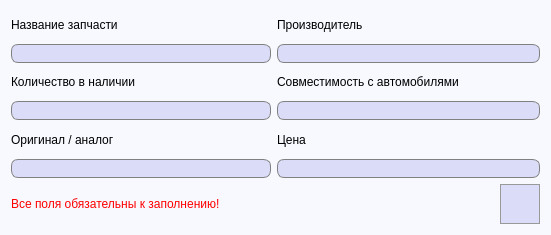
<?xml version="1.0" encoding="UTF-8"?>
<ui version="4.0">
 <class>AddSparePart</class>
 <widget class="QDialog" name="AddSparePart">
  <property name="geometry">
   <rect>
    <x>0</x>
    <y>0</y>
    <width>551</width>
    <height>235</height>
   </rect>
  </property>
  <property name="windowTitle">
   <string>Добавление запчасти</string>
  </property>
  <property name="styleSheet">
   <string notr="true">QDialog {
	background-color: #f7f9ff;
}

QMessageBox {
	background-color: white;
}</string>
  </property>
  <layout class="QGridLayout" name="gridLayout_2">
   <item row="0" column="0">
    <layout class="QGridLayout" name="gridLayout">
     <item row="0" column="0">
      <widget class="QLabel" name="label">
       <property name="font">
        <font>
         <pointsize>9</pointsize>
        </font>
       </property>
       <property name="text">
        <string>Название запчасти</string>
       </property>
      </widget>
     </item>
     <item row="1" column="0">
      <widget class="QLineEdit" name="sparePartNameLine">
       <property name="minimumSize">
        <size>
         <width>260</width>
         <height>0</height>
        </size>
       </property>
       <property name="font">
        <font>
         <pointsize>10</pointsize>
        </font>
       </property>
       <property name="styleSheet">
        <string notr="true">QLineEdit {
	border: 1px solid gray;
    border-radius: 7px;
    background-color: #dbdcf7;
	padding-left: 3px;
}</string>
       </property>
      </widget>
     </item>
     <item row="2" column="0">
      <widget class="QLabel" name="label_3">
       <property name="font">
        <font>
         <pointsize>9</pointsize>
        </font>
       </property>
       <property name="text">
        <string>Количество в наличии</string>
       </property>
      </widget>
     </item>
     <item row="3" column="0">
      <widget class="QLineEdit" name="quantityInStockLine">
       <property name="minimumSize">
        <size>
         <width>260</width>
         <height>0</height>
        </size>
       </property>
       <property name="font">
        <font>
         <pointsize>10</pointsize>
        </font>
       </property>
       <property name="styleSheet">
        <string notr="true">QLineEdit {
	border: 1px solid gray;
    border-radius: 7px;
    background-color: #dbdcf7;
	padding-left: 3px;
}</string>
       </property>
      </widget>
     </item>
     <item row="4" column="0">
      <widget class="QLabel" name="label_5">
       <property name="font">
        <font>
         <pointsize>9</pointsize>
        </font>
       </property>
       <property name="text">
        <string>Оригинал / аналог</string>
       </property>
      </widget>
     </item>
     <item row="5" column="0">
      <widget class="QLineEdit" name="isOriginalLine">
       <property name="minimumSize">
        <size>
         <width>260</width>
         <height>0</height>
        </size>
       </property>
       <property name="font">
        <font>
         <pointsize>10</pointsize>
        </font>
       </property>
       <property name="styleSheet">
        <string notr="true">QLineEdit {
	border: 1px solid gray;
    border-radius: 7px;
    background-color: #dbdcf7;
	padding-left: 3px;
}</string>
       </property>
      </widget>
     </item>
     <item row="6" column="2">
      <widget class="QPushButton" name="createSparePartButton">
       <property name="minimumSize">
        <size>
         <width>40</width>
         <height>40</height>
        </size>
       </property>
       <property name="styleSheet">
        <string notr="true">QPushButton {
	background-color: #dbdcf7;
	border: 1px solid #999999;
}

QPushButton:hover {
	background-color: #d5d6f0;
	border: 1px solid #acacac;
}

QPushButton:pressed {
	background-color: #cbcde6;
	border: 2px solid #999999;
}</string>
       </property>
       <property name="text">
        <string/>
       </property>
       <property name="icon">
        <iconset resource="../../images.qrc">
         <normaloff>:/images/save.png</normaloff>:/images/save.png</iconset>
       </property>
       <property name="iconSize">
        <size>
         <width>30</width>
         <height>30</height>
        </size>
       </property>
       <property name="autoDefault">
        <bool>false</bool>
       </property>
      </widget>
     </item>
     <item row="1" column="1" colspan="2">
      <widget class="QLineEdit" name="manufacturerLine">
       <property name="minimumSize">
        <size>
         <width>260</width>
         <height>0</height>
        </size>
       </property>
       <property name="font">
        <font>
         <pointsize>10</pointsize>
        </font>
       </property>
       <property name="styleSheet">
        <string notr="true">QLineEdit {
	border: 1px solid gray;
    border-radius: 7px;
    background-color: #dbdcf7;
	padding-left: 3px;
}</string>
       </property>
      </widget>
     </item>
     <item row="3" column="1" colspan="2">
      <widget class="QLineEdit" name="autoCompatibilityLine">
       <property name="minimumSize">
        <size>
         <width>260</width>
         <height>0</height>
        </size>
       </property>
       <property name="font">
        <font>
         <pointsize>10</pointsize>
        </font>
       </property>
       <property name="styleSheet">
        <string notr="true">QLineEdit {
	border: 1px solid gray;
    border-radius: 7px;
    background-color: #dbdcf7;
	padding-left: 3px;
}</string>
       </property>
      </widget>
     </item>
     <item row="5" column="1" colspan="2">
      <widget class="QLineEdit" name="priceLine">
       <property name="minimumSize">
        <size>
         <width>260</width>
         <height>0</height>
        </size>
       </property>
       <property name="font">
        <font>
         <pointsize>10</pointsize>
        </font>
       </property>
       <property name="styleSheet">
        <string notr="true">QLineEdit {
	border: 1px solid gray;
    border-radius: 7px;
    background-color: #dbdcf7;
	padding-left: 3px;
}</string>
       </property>
      </widget>
     </item>
     <item row="2" column="1" colspan="2">
      <widget class="QLabel" name="label_4">
       <property name="font">
        <font>
         <pointsize>9</pointsize>
        </font>
       </property>
       <property name="text">
        <string>Совместимость с автомобилями</string>
       </property>
      </widget>
     </item>
     <item row="4" column="1" colspan="2">
      <widget class="QLabel" name="label_6">
       <property name="font">
        <font>
         <pointsize>9</pointsize>
        </font>
       </property>
       <property name="text">
        <string>Цена</string>
       </property>
      </widget>
     </item>
     <item row="0" column="1" colspan="2">
      <widget class="QLabel" name="label_2">
       <property name="font">
        <font>
         <pointsize>9</pointsize>
        </font>
       </property>
       <property name="text">
        <string>Производитель</string>
       </property>
      </widget>
     </item>
     <item row="6" column="1">
      <spacer name="horizontalSpacer">
       <property name="orientation">
        <enum>Qt::Horizontal</enum>
       </property>
       <property name="sizeHint" stdset="0">
        <size>
         <width>40</width>
         <height>20</height>
        </size>
       </property>
      </spacer>
     </item>
     <item row="6" column="0">
      <widget class="QLabel" name="errorLabel">
       <property name="minimumSize">
        <size>
         <width>260</width>
         <height>0</height>
        </size>
       </property>
       <property name="font">
        <font>
         <pointsize>9</pointsize>
        </font>
       </property>
       <property name="styleSheet">
        <string notr="true">QLabel {
	color: red;
}</string>
       </property>
       <property name="text">
        <string>Все поля обязательны к заполнению!</string>
       </property>
      </widget>
     </item>
    </layout>
   </item>
  </layout>
 </widget>
 <tabstops>
  <tabstop>sparePartNameLine</tabstop>
  <tabstop>manufacturerLine</tabstop>
  <tabstop>quantityInStockLine</tabstop>
  <tabstop>autoCompatibilityLine</tabstop>
  <tabstop>isOriginalLine</tabstop>
  <tabstop>priceLine</tabstop>
  <tabstop>createSparePartButton</tabstop>
 </tabstops>
 <resources>
  <include location="../../images.qrc"/>
 </resources>
 <connections/>
</ui>
